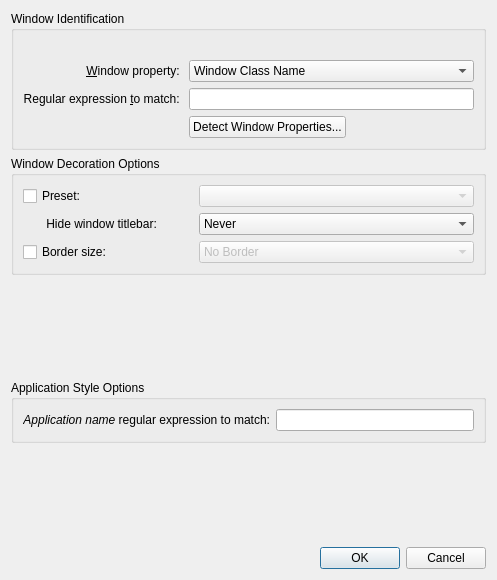
<?xml version="1.0" encoding="UTF-8"?>
<ui version="4.0">
 <class>BreezeExceptionDialog</class>
 <widget class="QDialog" name="BreezeExceptionDialog">
  <property name="geometry">
   <rect>
    <x>0</x>
    <y>0</y>
    <width>497</width>
    <height>580</height>
   </rect>
  </property>
  <property name="windowTitle">
   <string>Dialog</string>
  </property>
  <layout class="QVBoxLayout" name="verticalLayout">
   <item>
    <widget class="QGroupBox" name="groupBox">
     <property name="title">
      <string>Window Identification</string>
     </property>
     <layout class="QGridLayout" name="gridLayout_2">
      <item row="4" column="1">
       <widget class="QPushButton" name="detectDialogButton">
        <property name="text">
         <string>Detect Window Properties...</string>
        </property>
       </widget>
      </item>
      <item row="3" column="0">
       <widget class="QLabel" name="label_2">
        <property name="text">
         <string>Regular expression &amp;to match: </string>
        </property>
        <property name="alignment">
         <set>Qt::AlignmentFlag::AlignRight|Qt::AlignmentFlag::AlignTrailing|Qt::AlignmentFlag::AlignVCenter</set>
        </property>
        <property name="buddy">
         <cstring>exceptionWindowPropertyEditor</cstring>
        </property>
       </widget>
      </item>
      <item row="2" column="0">
       <widget class="QLabel" name="label">
        <property name="text">
         <string>&amp;Window property: </string>
        </property>
        <property name="alignment">
         <set>Qt::AlignmentFlag::AlignRight|Qt::AlignmentFlag::AlignTrailing|Qt::AlignmentFlag::AlignVCenter</set>
        </property>
        <property name="buddy">
         <cstring>exceptionWindowPropertyType</cstring>
        </property>
       </widget>
      </item>
      <item row="1" column="1">
       <spacer name="verticalSpacer_2">
        <property name="orientation">
         <enum>Qt::Orientation::Vertical</enum>
        </property>
        <property name="sizeType">
         <enum>QSizePolicy::Policy::Fixed</enum>
        </property>
        <property name="sizeHint" stdset="0">
         <size>
          <width>20</width>
          <height>20</height>
         </size>
        </property>
       </spacer>
      </item>
      <item row="3" column="1" colspan="2">
       <widget class="QLineEdit" name="exceptionWindowPropertyEditor">
        <property name="showClearButton" stdset="0">
         <bool>true</bool>
        </property>
       </widget>
      </item>
      <item row="2" column="1" colspan="2">
       <widget class="QComboBox" name="exceptionWindowPropertyType">
        <item>
         <property name="text">
          <string>Window Class Name</string>
         </property>
        </item>
        <item>
         <property name="text">
          <string>Window Title</string>
         </property>
        </item>
       </widget>
      </item>
     </layout>
    </widget>
   </item>
   <item>
    <widget class="QGroupBox" name="groupBox_2">
     <property name="title">
      <string>Window Decoration Options</string>
     </property>
     <layout class="QGridLayout" name="gridLayout_3">
      <item row="0" column="1">
       <widget class="QComboBox" name="exceptionPresetComboBox">
        <property name="enabled">
         <bool>false</bool>
        </property>
       </widget>
      </item>
      <item row="5" column="1">
       <widget class="QComboBox" name="borderSizeComboBox">
        <property name="enabled">
         <bool>false</bool>
        </property>
        <item>
         <property name="text">
          <string comment="@item:inlistbox Border size:">No Border</string>
         </property>
        </item>
        <item>
         <property name="text">
          <string comment="@item:inlistbox Border size:">No Side Borders</string>
         </property>
        </item>
        <item>
         <property name="text">
          <string comment="@item:inlistbox Border size:">Tiny</string>
         </property>
        </item>
        <item>
         <property name="text">
          <string comment="@item:inlistbox Border size:">Normal</string>
         </property>
        </item>
        <item>
         <property name="text">
          <string comment="@item:inlistbox Border size:">Large</string>
         </property>
        </item>
        <item>
         <property name="text">
          <string comment="@item:inlistbox Border size:">Very Large</string>
         </property>
        </item>
        <item>
         <property name="text">
          <string comment="@item:inlistbox Border size:">Huge</string>
         </property>
        </item>
        <item>
         <property name="text">
          <string comment="@item:inlistbox Border size:">Very Huge</string>
         </property>
        </item>
        <item>
         <property name="text">
          <string comment="@item:inlistbox Border size:">Oversized</string>
         </property>
        </item>
       </widget>
      </item>
      <item row="0" column="0">
       <widget class="QCheckBox" name="exceptionPresetCheckBox">
        <property name="text">
         <string>Preset:</string>
        </property>
       </widget>
      </item>
      <item row="5" column="0">
       <widget class="QCheckBox" name="borderSizeCheckBox">
        <property name="text">
         <string>Border size:</string>
        </property>
       </widget>
      </item>
      <item row="1" column="0">
       <widget class="QLabel" name="label_4">
        <property name="text">
         <string>       Hide window titlebar:</string>
        </property>
        <property name="buddy">
         <cstring>hideTitleBar</cstring>
        </property>
       </widget>
      </item>
      <item row="1" column="1">
       <widget class="QComboBox" name="hideTitleBar">
        <item>
         <property name="text">
          <string>Never</string>
         </property>
        </item>
        <item>
         <property name="text">
          <string>Always</string>
         </property>
        </item>
        <item>
         <property name="text">
          <string>On maximized windows</string>
         </property>
        </item>
        <item>
         <property name="text">
          <string>On any maximization</string>
         </property>
        </item>
        <item>
         <property name="text">
          <string>On windows kept behind</string>
         </property>
        </item>
        <item>
         <property name="text">
          <string>On any maximization or windows kept behind</string>
         </property>
        </item>
       </widget>
      </item>
     </layout>
    </widget>
   </item>
   <item>
    <spacer name="verticalSpacer_3">
     <property name="orientation">
      <enum>Qt::Orientation::Vertical</enum>
     </property>
     <property name="sizeHint" stdset="0">
      <size>
       <width>20</width>
       <height>40</height>
      </size>
     </property>
    </spacer>
   </item>
   <item>
    <widget class="QGroupBox" name="groupBox_3">
     <property name="title">
      <string>Application Style Options</string>
     </property>
     <layout class="QGridLayout" name="gridLayout">
      <item row="0" column="0">
       <widget class="QLabel" name="label_3">
        <property name="text">
         <string>&lt;html&gt;&lt;head/&gt;&lt;body&gt;&lt;p&gt;&lt;span style=&quot;font-style:italic;&quot;&gt;Application name&lt;/span&gt; regular expression to match:&lt;/p&gt;&lt;/body&gt;&lt;/html&gt;</string>
        </property>
        <property name="alignment">
         <set>Qt::AlignmentFlag::AlignRight|Qt::AlignmentFlag::AlignTrailing|Qt::AlignmentFlag::AlignVCenter</set>
        </property>
        <property name="buddy">
         <cstring>exceptionProgramNameEditor</cstring>
        </property>
       </widget>
      </item>
      <item row="0" column="1">
       <widget class="QLineEdit" name="exceptionProgramNameEditor"/>
      </item>
     </layout>
    </widget>
   </item>
   <item>
    <spacer name="verticalSpacer">
     <property name="orientation">
      <enum>Qt::Orientation::Vertical</enum>
     </property>
     <property name="sizeHint" stdset="0">
      <size>
       <width>20</width>
       <height>40</height>
      </size>
     </property>
    </spacer>
   </item>
   <item>
    <widget class="QDialogButtonBox" name="buttonBox">
     <property name="orientation">
      <enum>Qt::Orientation::Horizontal</enum>
     </property>
     <property name="standardButtons">
      <set>QDialogButtonBox::StandardButton::Cancel|QDialogButtonBox::StandardButton::Ok</set>
     </property>
    </widget>
   </item>
  </layout>
 </widget>
 <tabstops>
  <tabstop>detectDialogButton</tabstop>
  <tabstop>exceptionWindowPropertyEditor</tabstop>
  <tabstop>exceptionWindowPropertyType</tabstop>
  <tabstop>exceptionPresetCheckBox</tabstop>
  <tabstop>exceptionPresetComboBox</tabstop>
  <tabstop>hideTitleBar</tabstop>
  <tabstop>borderSizeCheckBox</tabstop>
  <tabstop>borderSizeComboBox</tabstop>
  <tabstop>exceptionProgramNameEditor</tabstop>
 </tabstops>
 <resources/>
 <connections>
  <connection>
   <sender>buttonBox</sender>
   <signal>accepted()</signal>
   <receiver>BreezeExceptionDialog</receiver>
   <slot>accept()</slot>
   <hints>
    <hint type="sourcelabel">
     <x>258</x>
     <y>514</y>
    </hint>
    <hint type="destinationlabel">
     <x>157</x>
     <y>274</y>
    </hint>
   </hints>
  </connection>
  <connection>
   <sender>buttonBox</sender>
   <signal>rejected()</signal>
   <receiver>BreezeExceptionDialog</receiver>
   <slot>reject()</slot>
   <hints>
    <hint type="sourcelabel">
     <x>326</x>
     <y>514</y>
    </hint>
    <hint type="destinationlabel">
     <x>286</x>
     <y>274</y>
    </hint>
   </hints>
  </connection>
  <connection>
   <sender>borderSizeCheckBox</sender>
   <signal>toggled(bool)</signal>
   <receiver>borderSizeComboBox</receiver>
   <slot>setEnabled(bool)</slot>
   <hints>
    <hint type="sourcelabel">
     <x>153</x>
     <y>372</y>
    </hint>
    <hint type="destinationlabel">
     <x>482</x>
     <y>377</y>
    </hint>
   </hints>
  </connection>
  <connection>
   <sender>exceptionPresetCheckBox</sender>
   <signal>toggled(bool)</signal>
   <receiver>exceptionPresetComboBox</receiver>
   <slot>setEnabled(bool)</slot>
   <hints>
    <hint type="sourcelabel">
     <x>92</x>
     <y>278</y>
    </hint>
    <hint type="destinationlabel">
     <x>482</x>
     <y>283</y>
    </hint>
   </hints>
  </connection>
 </connections>
</ui>
